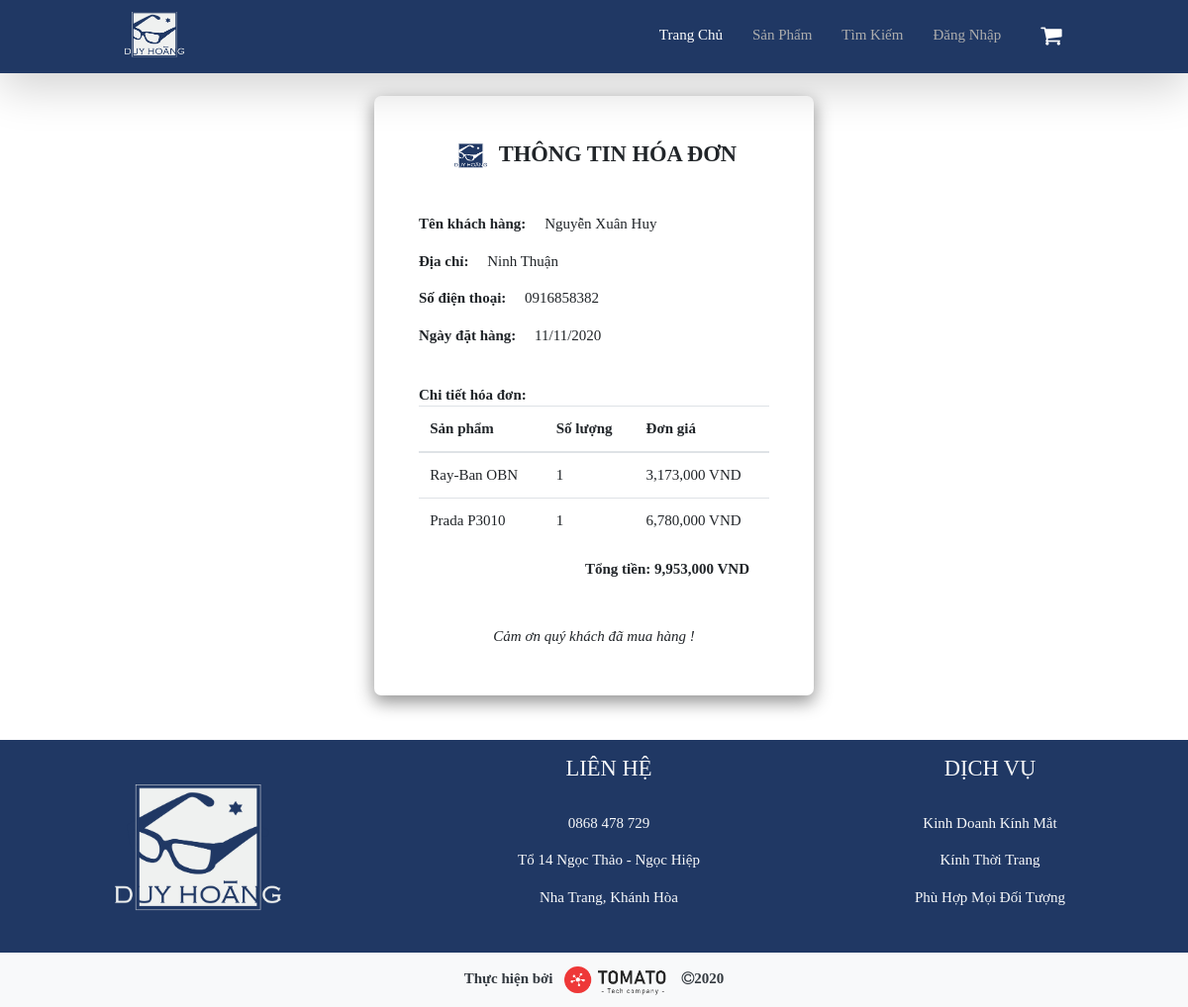
The page /bill_detail.php?id=23 on the database its author committed.
### tables this page shows
CREATE TABLE `bills` (
  `id` int(10) UNSIGNED NOT NULL,
  `id_customer` int(11) DEFAULT NULL,
  `date_order` date DEFAULT NULL,
  `total` float DEFAULT NULL,
  `status` bit(1) DEFAULT b'0'
);

CREATE TABLE `account` (
  `id` int(11) NOT NULL,
  `name` varchar(50) DEFAULT NULL,
  `username` varchar(50) DEFAULT NULL,
  `password` varchar(50) DEFAULT NULL,
  `admin` bit(1) DEFAULT NULL,
  `phone` varchar(20) DEFAULT NULL,
  `address` varchar(255) DEFAULT NULL,
  `image` varchar(50) DEFAULT 'avatar.png'
);

CREATE TABLE `bill_detail` (
  `id` int(10) UNSIGNED NOT NULL,
  `id_bill` int(10) NOT NULL,
  `id_glasses` int(10) NOT NULL,
  `quantity` int(11) DEFAULT 1,
  `normal_price` double NOT NULL
);

CREATE TABLE `glasses` (
  `id` int(11) NOT NULL,
  `name` varchar(100) DEFAULT NULL,
  `id_brand` int(11) DEFAULT NULL,
  `image` varchar(100) DEFAULT NULL,
  `normal_price` int(11) DEFAULT NULL,
  `sale_price` int(20) DEFAULT NULL,
  `rating` smallint(11) DEFAULT 4,
  `new` bit(1) DEFAULT NULL
);

### bill_detail.php (the view, shortened to what this page needs)
<!doctype html>
<html lang="en">
    <head>
        <link rel="stylesheet" href="https://stackpath.bootstrapcdn.com/bootstrap/4.3.1/css/bootstrap.min.css">
        <link rel="stylesheet" href="https://maxcdn.bootstrapcdn.com/font-awesome/4.7.0/css/font-awesome.min.css">
        <link href="https://cdn.jsdelivr.net/gh/hung1001/font-awesome-pro@8af0edd/css/all.css" rel="stylesheet" type="text/css" />
        <link rel="stylesheet" href="style.css">
      </head>
  <body>
  <?php
    require_once('db_config/db_connect.php');
    if(isset($_GET['id']))
        $id_bill = $_GET['id'];
    $sql_bill = 'Select *
                from bills join account
                    on bills.id_customer = account.id
                where bills.id = '.$id_bill;
    $result_bill = mysqli_query($conn,$sql_bill);
    $bill = mysqli_fetch_array($result_bill);
    $sql_detail = 'Select * from bill_detail join bills
            on bill_detail.id_bill = bills.id
            join glasses on bill_detail.id_glasses = glasses.id
            where id_bill = '.$id_bill;
    $result_detail = mysqli_query($conn,$sql_detail);
?>
    <?php
        include('header.php');
    ?>
<div class="container mt-4">
    <div class="bill_detail p-5">
        <h4 class="text-center pb-3 font-weight-bold"><img src="img/logo.png" height="25px" class="mr-1"> THÔNG TIN HÓA ĐƠN</h4>
        <br>
        <?php
            echo '
            <p><b>Tên khách hàng: &emsp;</b>'.$bill['name'].'</p>
            <p><b>Địa chỉ: &emsp;</b>'.$bill['address'].'</p>
            <p><b>Số điện thoại: &emsp;</b>'.$bill['phone'].'</p>
            <p><b>Ngày đặt hàng: &emsp;</b>'.date('d/m/Y',strtotime($bill['date_order'])).'</p>
            <br>
            <b>Chi tiết hóa đơn:</b>
            <table class="table">
            <thead>
                <tr>
                    <th>Sản phẩm</th>
                    <th>Số lượng</th>
                    <th>Đơn giá</th>
                </tr>
            </thead>
            <tbody>';
            while($row = mysqli_fetch_array($result_detail))
            {
                echo '
                <tr>
                    <td>'.$row['name'].'</td>
                    <td>'.$row['quantity'].'</td>';
                    if(!empty($row['sale_price']))
                        echo '<td>'.number_format($row['sale_price']).' VND</td>';
                    else echo '<td>'.number_format($row['normal_price']).' VND</td>';
                    echo'
                </tr>';
            }
            echo '</tbody>
        </table>
            <p><b class="text-right">Tổng tiền: '.number_format($bill['total']).' VND </b></p>';
        ?>
        <br><br><br>
        <p class="text-center mb-1"><i>Cảm ơn quý khách đã mua hàng !</i></p>
    </div>
    </div>
    <?php include('footer.php') ?>
  </body>
</html>

### style.css (style rules this page uses)
:root { --mainColor:#203864; --bgColor:white; }
* { font-family: Bahnschrift Light; font-size: 15px; scroll-behavior: smooth; box-sizing: border-box; }
body { background-color: var(--bgColor); position: relative; }
.bill_detail { width: 40%; margin: auto; padding: 30px; background-color: white; border-radius: 7px; -webkit-box-shadow: 0px 6px 17px 1px rgba(0,0,0,0.42); -moz-box-shadow: 0px 6px 17px 1px rgba(0,0,0,0.42); box-shadow: 0px 6px 17px 1px rgba(0,0,0,0.42); }
.text-right { text-align: right; float: right; margin-right: 20px; margin-bottom: 30px; }

### rows shown on the page
bills: account.name "Nguyễn Xuân Huy", account.address "Ninh Thuận", account.phone "0916858382", date_order "11/11/2020", total "9,953,000"
bill_detail: id_glasses.name "Ray-Ban OBN", quantity "1", id_glasses.normal_price "3,173,000"
bill_detail: id_glasses.name "Prada P3010", quantity "1", id_glasses.normal_price "6,780,000"
